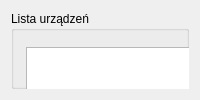
      <widget class="QWidget" name="settingsPage">
       <layout class="QHBoxLayout" name="horizontalLayout">
        <item>
         <widget class="QGroupBox" name="deviceListGroupBox">
          <property name="maximumSize">
           <size>
            <width>16777215</width>
            <height>16777215</height>
           </size>
          </property>
          <property name="title">
           <string>Lista urządzeń</string>
          </property>
          <widget class="QPushButton" name="deleteDeviceButton">
           <property name="geometry">
            <rect>
             <x>304</x>
             <y>104</y>
             <width>106</width>
             <height>29</height>
            </rect>
           </property>
           <property name="text">
            <string>Usuń</string>
           </property>
          </widget>
          <widget class="QPushButton" name="editDeviceButton">
           <property name="geometry">
            <rect>
             <x>304</x>
             <y>70</y>
             <width>106</width>
             <height>29</height>
            </rect>
           </property>
           <property name="text">
            <string>Edytuj</string>
           </property>
          </widget>
          <widget class="QListView" name="devicesListView">
           <property name="geometry">
            <rect>
             <x>15</x>
             <y>36</y>
             <width>280</width>
             <height>241</height>
            </rect>
           </property>
           <property name="maximumSize">
            <size>
             <width>280</width>
             <height>16777215</height>
            </size>
           </property>
           <property name="font">
            <font>
             <pointsize>12</pointsize>
             <bold>true</bold>
            </font>
           </property>
          </widget>
          <widget class="QPushButton" name="addDeviceButton">
           <property name="geometry">
            <rect>
             <x>304</x>
             <y>36</y>
             <width>105</width>
             <height>29</height>
            </rect>
           </property>
           <property name="text">
            <string>Dodaj</string>
           </property>
          </widget>
         </widget>
        </item>
       </layout>
      </widget>
